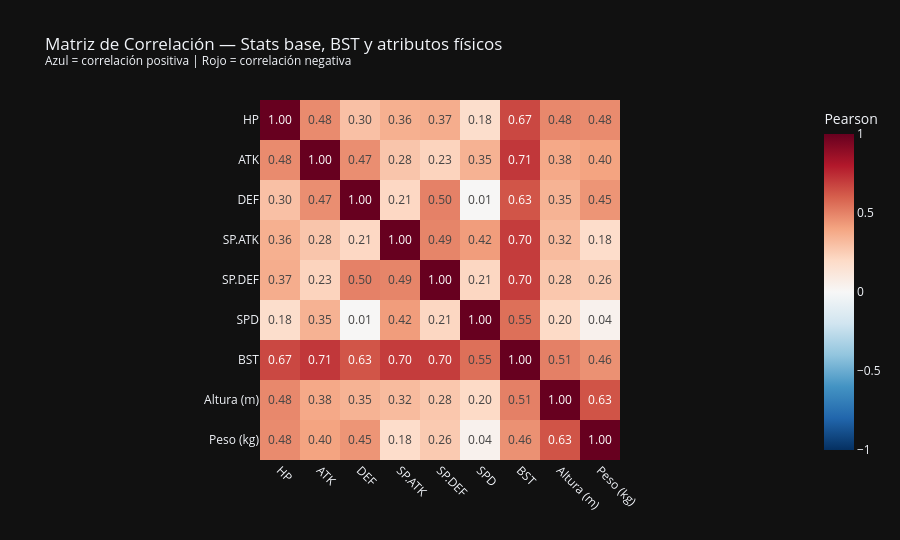

Source (notebook cell):
### Code cell
cols_c = STAT_COLS + ['bst', 'height_m', 'weight_kg']
labs_c = STAT_LABELS + ['BST', 'Altura (m)', 'Peso (kg)']
corr   = df[cols_c].corr()
corr.index   = labs_c
corr.columns = labs_c

fig = px.imshow(
    corr,
    color_continuous_scale='RdBu_r',
    zmin=-1, zmax=1,
    text_auto='.2f',
    title='Matriz de Correlación — Stats base, BST y atributos físicos<br>'
          '<sup>Azul = correlación positiva | Rojo = correlación negativa</sup>',
    template='plotly_dark',
    aspect='equal',
)
fig.update_layout(height=540,
                  coloraxis_colorbar=dict(title='Pearson'),
                  xaxis_tickangle=45)
fig.show()

### Figure 1 — Plotly figure (JSON) as saved in the notebook; plotly's stock layout.template omitted (floating-point values rounded to 4 significant figures)
{"data": [{"coloraxis": "coloraxis", "hovertemplate": "x: %{x}<br>y: %{y}<br>color: %{z}<extra></extra>", "name": "0", "texttemplate": "%{z:.2f}", "type": "heatmap", "x": ["HP", "ATK", "DEF", "SP.ATK", "SP.DEF", "SPD", "BST", "Altura (m)", "Peso (kg)"], "xaxis": "x", "y": ["HP", "ATK", "DEF", "SP.ATK", "SP.DEF", "SPD", "BST", "Altura (m)", "Peso (kg)"], "yaxis": "y", "z": [[1.0, 0.4761, 0.299, 0.3596, 0.3691, 0.1799, 0.6671, 0.4827, 0.4765], [0.4761, 1.0, 0.4656, 0.2819, 0.2261, 0.3511, 0.7144, 0.3838, 0.4023], [0.299, 0.4656, 1.0, 0.2101, 0.5033, 0.008047, 0.6295, 0.348, 0.4469], [0.3596, 0.2819, 0.2101, 1.0, 0.493, 0.4232, 0.7012, 0.3188, 0.1846], [0.3691, 0.2261, 0.5033, 0.493, 1.0, 0.2141, 0.698, 0.2759, 0.2645], [0.1799, 0.3511, 0.008047, 0.4232, 0.2141, 1.0, 0.5538, 0.2012, 0.04284], [0.6671, 0.7144, 0.6295, 0.7012, 0.698, 0.5538, 1.0, 0.506, 0.4568], [0.4827, 0.3838, 0.348, 0.3188, 0.2759, 0.2012, 0.506, 1.0, 0.6324], [0.4765, 0.4023, 0.4469, 0.1846, 0.2645, 0.04284, 0.4568, 0.6324, 1.0]]}], "layout": {"coloraxis": {"cmax": 1, "cmin": -1, "colorbar": {"title": {"text": "Pearson"}}, "colorscale": [[0.0, "rgb(5,48,97)"], [0.1, "rgb(33,102,172)"], [0.2, "rgb(67,147,195)"], [0.3, "rgb(146,197,222)"], [0.4, "rgb(209,229,240)"], [0.5, "rgb(247,247,247)"], [0.6, "rgb(253,219,199)"], [0.7, "rgb(244,165,130)"], [0.8, "rgb(214,96,77)"], [0.9, "rgb(178,24,43)"], [1.0, "rgb(103,0,31)"]]}, "height": 540, "title": {"text": "Matriz de Correlación — Stats base, BST y atributos físicos<br><sup>Azul = correlación positiva | Rojo = correlación negativa</sup>"}, "xaxis": {"anchor": "y", "constrain": "domain", "domain": [0.0, 1.0], "scaleanchor": "y", "tickangle": 45}, "yaxis": {"anchor": "x", "autorange": "reversed", "constrain": "domain", "domain": [0.0, 1.0]}}}
